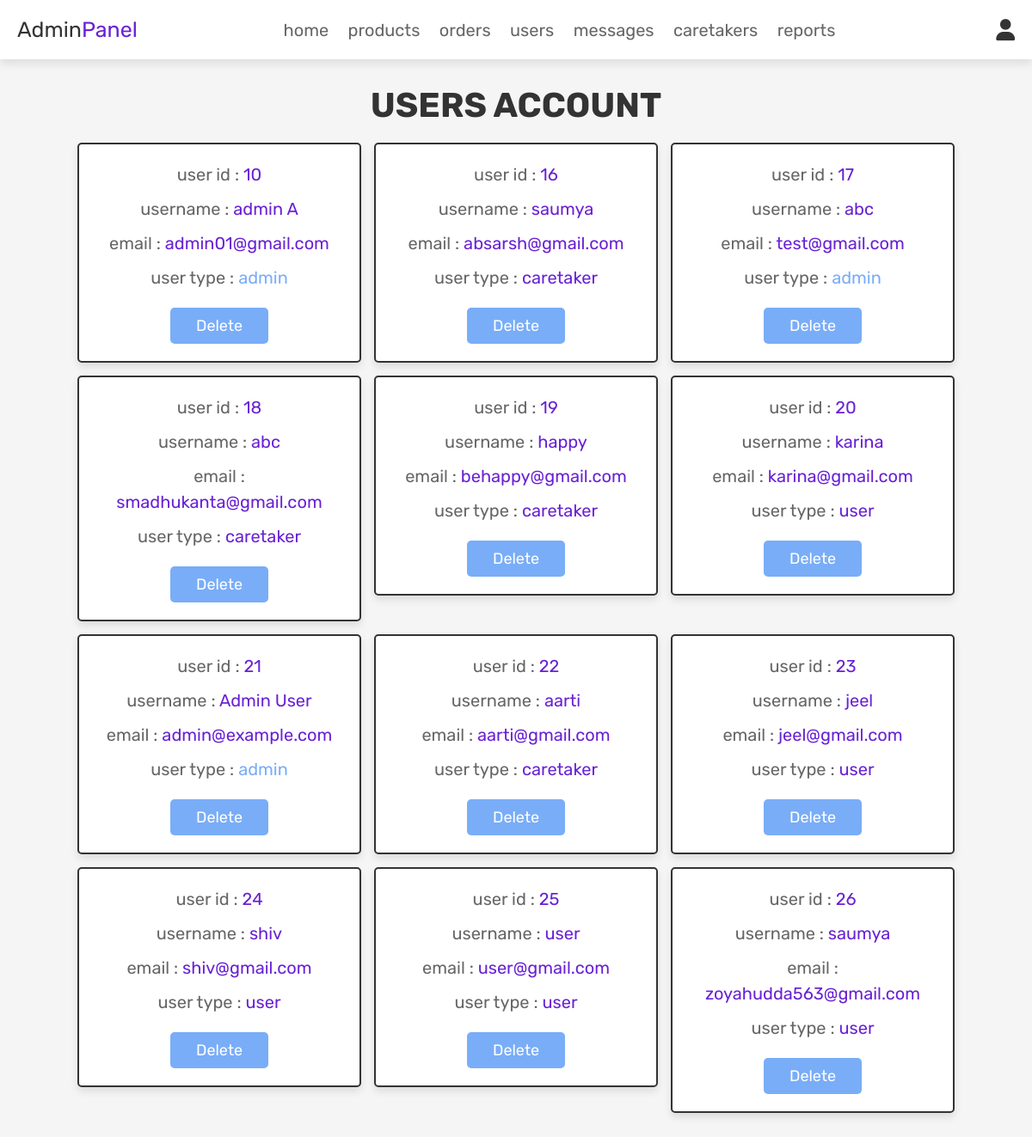
Page /admin_users.php (signed in) on the earlier database version.
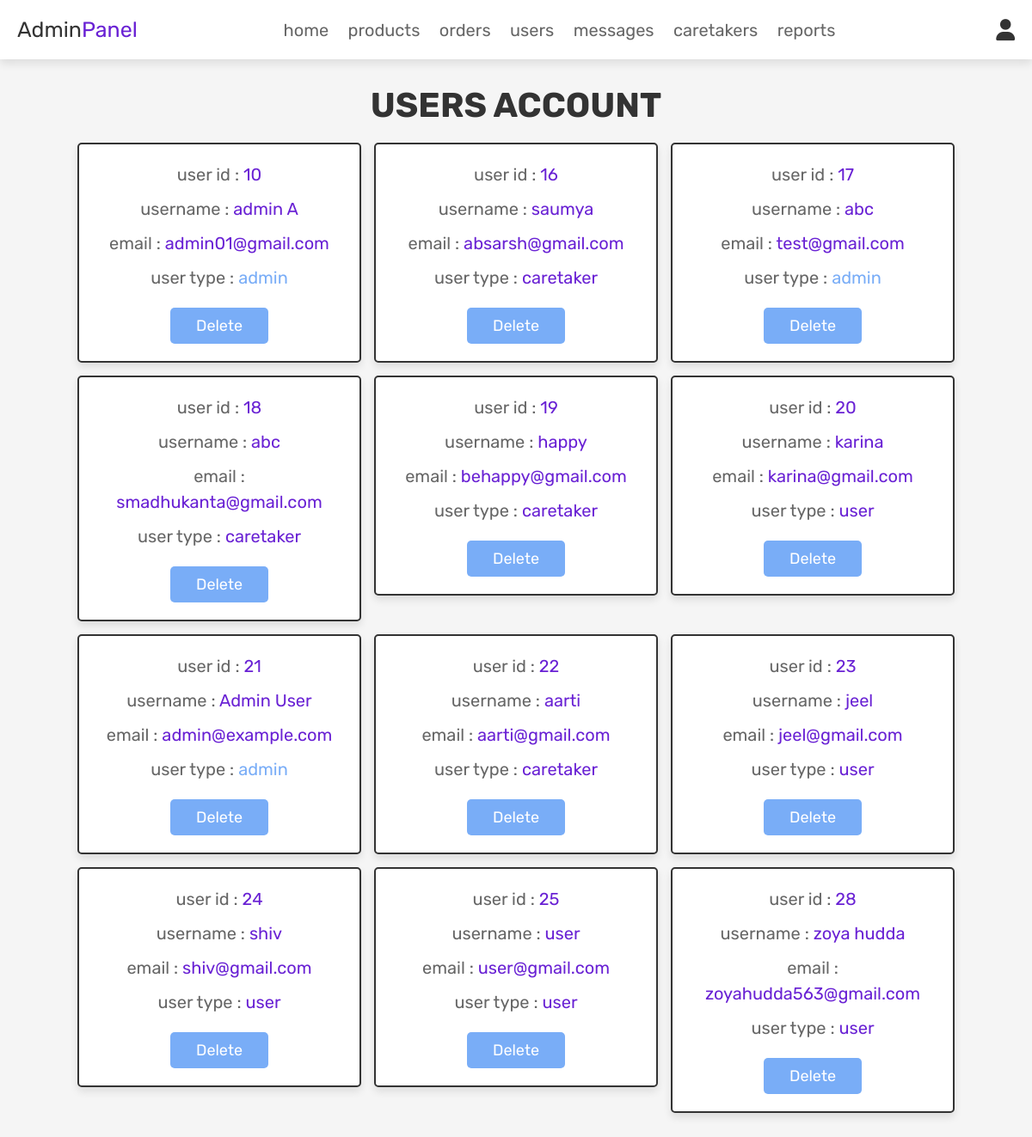
Same page on the later database version.
### tables this page shows
CREATE TABLE `users` (
  `id` int(100) NOT NULL,
  `name` varchar(100) NOT NULL,
  `email` varchar(100) NOT NULL,
  `password` varchar(100) NOT NULL,
  `user_type` varchar(20) NOT NULL DEFAULT 'user',
  `application_status` varchar(50) DEFAULT 'pending'
);

### admin_users.php (the view, shortened to what this page needs)
<!DOCTYPE html>
<html lang="en">
<head>
   <link rel="stylesheet" href="https://cdnjs.cloudflare.com/ajax/libs/font-awesome/6.0.0/css/all.min.css">
   <link rel="stylesheet" href="css/admin_style.css">
</head>
<body>
<?php @include 'admin_header.php'; ?>
<section class="users">
   <h1 class="title">users account</h1>
   <div class="box-container">
      <?php
         $select_users = mysqli_query($conn, "SELECT * FROM `users`") or die('query failed');
         if(mysqli_num_rows($select_users) > 0){
            while($fetch_users = mysqli_fetch_assoc($select_users)){
      ?>
      <div class="box">
         <p>user id : <span><?php echo $fetch_users['id']; ?></span></p>
         <p>username : <span><?php echo $fetch_users['name']; ?></span></p>
         <p>email : <span><?php echo $fetch_users['email']; ?></span></p>
         <p>user type : <span style="color:<?php if($fetch_users['user_type'] == 'admin'){ echo 'var(--orange)'; }; ?>"><?php echo $fetch_users['user_type']; ?></span></p>
         <a href="admin_users.php?delete=<?php echo $fetch_users['id']; ?>" onclick="return confirm('delete this user?');" class="delete-btn">delete</a>
      </div>
      <?php
         }
      }
      ?>
   </div>
</section>
</body>
</html>

Differences in the rows shown:
removed users: id "26", name "saumya", email "zoyahudda563@gmail.com", user_type "user"
added users: id "28", name "zoya hudda", email "zoyahudda563@gmail.com", user_type "user"
